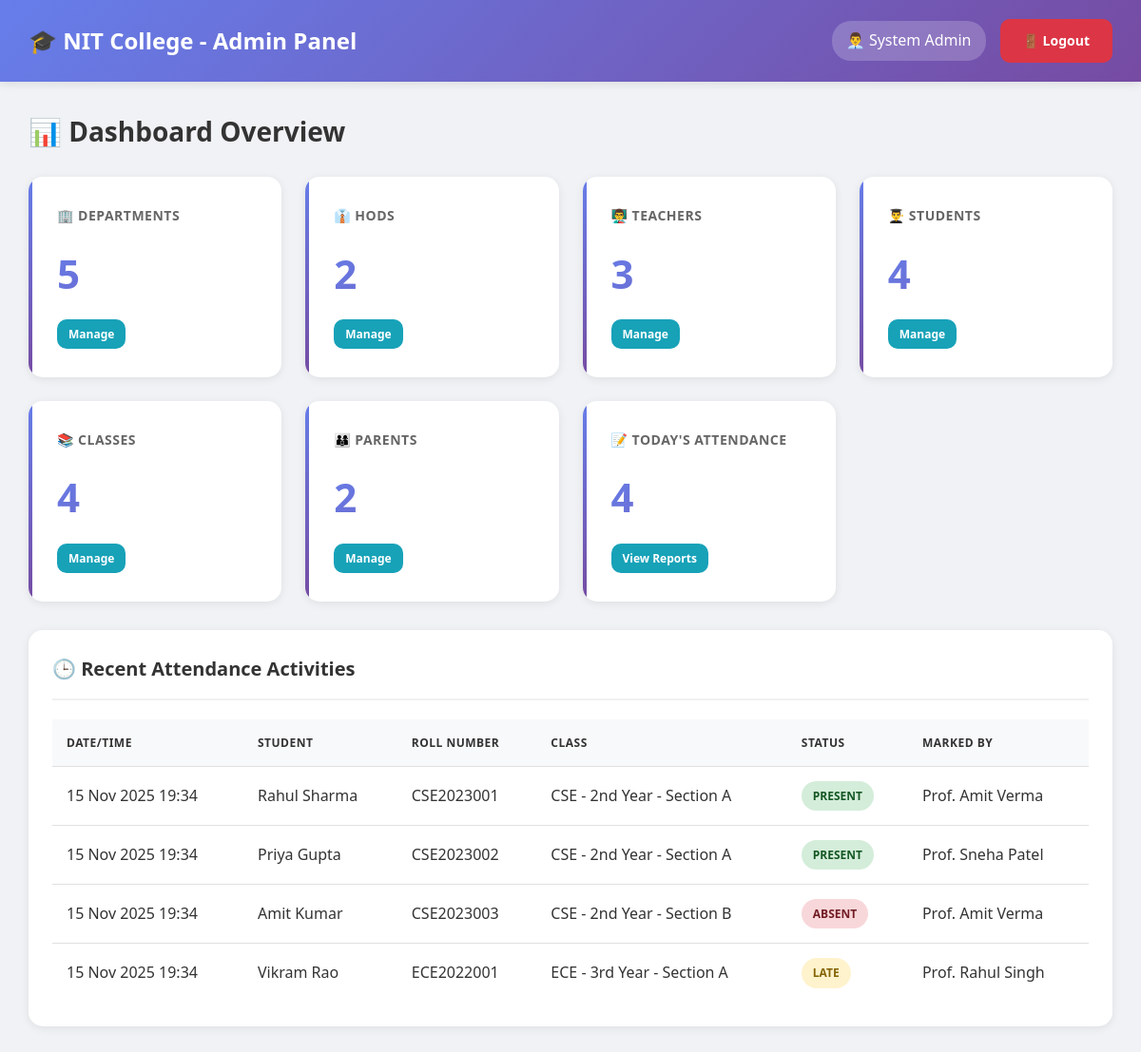
/admin/index.php (signed in), run on the app's committed database.
### tables this page shows
CREATE TABLE users (
    id INT AUTO_INCREMENT PRIMARY KEY,
    username VARCHAR(50) UNIQUE NOT NULL,
    password VARCHAR(255) NOT NULL,
    full_name VARCHAR(100) NOT NULL,
    email VARCHAR(100) UNIQUE NOT NULL,
    phone VARCHAR(15),
    role ENUM('admin', 'hod', 'teacher') NOT NULL,
    department_id INT DEFAULT NULL,
    is_active TINYINT(1) DEFAULT 1,
    created_at TIMESTAMP DEFAULT CURRENT_TIMESTAMP,
    FOREIGN KEY (department_id) REFERENCES departments(id) ON DELETE SET NULL
);

CREATE TABLE student_attendance (
    id INT AUTO_INCREMENT PRIMARY KEY,
    student_id INT NOT NULL,
    class_id INT NOT NULL,
    attendance_date DATE NOT NULL,
    status ENUM('present', 'absent', 'late') NOT NULL,
    marked_by INT NOT NULL,
    remarks TEXT,
    marked_at TIMESTAMP DEFAULT CURRENT_TIMESTAMP,
    FOREIGN KEY (student_id) REFERENCES students(id) ON DELETE CASCADE,
    FOREIGN KEY (class_id) REFERENCES classes(id) ON DELETE CASCADE,
    FOREIGN KEY (marked_by) REFERENCES users(id) ON DELETE CASCADE,
    UNIQUE KEY unique_attendance (student_id, class_id, attendance_date)
);

CREATE TABLE students (
    id INT AUTO_INCREMENT PRIMARY KEY,
    roll_number VARCHAR(50) UNIQUE NOT NULL,
    full_name VARCHAR(100) NOT NULL,
    email VARCHAR(100) UNIQUE NOT NULL,
    phone VARCHAR(15),
    password VARCHAR(255) NOT NULL,
    department_id INT NOT NULL,
    class_id INT NOT NULL,
    year INT NOT NULL,
    semester INT NOT NULL,
    admission_year VARCHAR(10),
    is_active TINYINT(1) DEFAULT 1,
    created_at TIMESTAMP DEFAULT CURRENT_TIMESTAMP,
    FOREIGN KEY (department_id) REFERENCES departments(id) ON DELETE CASCADE,
    FOREIGN KEY (class_id) REFERENCES classes(id) ON DELETE CASCADE
);

CREATE TABLE classes (
    id INT AUTO_INCREMENT PRIMARY KEY,
    class_name VARCHAR(100) NOT NULL,
    department_id INT NOT NULL,
    year INT NOT NULL,
    section VARCHAR(10) NOT NULL,
    teacher_id INT NOT NULL,
    semester INT NOT NULL,
    academic_year VARCHAR(20) NOT NULL,
    created_at TIMESTAMP DEFAULT CURRENT_TIMESTAMP,
    FOREIGN KEY (department_id) REFERENCES departments(id) ON DELETE CASCADE,
    FOREIGN KEY (teacher_id) REFERENCES users(id) ON DELETE CASCADE
     
);

### db.php (called while the page is built, shortened)
<?php
$conn = new mysqli(DB_HOST, DB_USER, DB_PASS, DB_NAME);
$conn->set_charset("utf8mb4");
$conn->query("SET time_zone = '+05:30'");
function isLoggedIn() {
    return isset($_SESSION['user_id']) && isset($_SESSION['role']);
}
function getCurrentUser() {
    global $conn;
    $user_id = $_SESSION['user_id'];
    $role = $_SESSION['role'];
    if ($role === 'student') {
        $query = "SELECT * FROM students WHERE id = ?";
    } elseif ($role === 'parent') {
        $query = "SELECT * FROM parents WHERE id = ?";
    } else {
        $query = "SELECT * FROM users WHERE id = ?";
    }
    $stmt = $conn->prepare($query);
    $stmt->bind_param("i", $user_id);
    $stmt->execute();
    $result = $stmt->get_result();
    return $result->fetch_assoc();
}
?>

### admin/index.php (the view, shortened to what this page needs)
<?php
require_once '../db.php';
$user = getCurrentUser();
$stats = [];
$result = $conn->query("SELECT COUNT(*) as count FROM departments");
$stats['departments'] = $result->fetch_assoc()['count'];
$result = $conn->query("SELECT COUNT(*) as count FROM users WHERE role = 'hod' AND is_active = 1");
$stats['hods'] = $result->fetch_assoc()['count'];
$result = $conn->query("SELECT COUNT(*) as count FROM users WHERE role = 'teacher' AND is_active = 1");
$stats['teachers'] = $result->fetch_assoc()['count'];
$result = $conn->query("SELECT COUNT(*) as count FROM students WHERE is_active = 1");
$stats['students'] = $result->fetch_assoc()['count'];
$result = $conn->query("SELECT COUNT(*) as count FROM classes");
$stats['classes'] = $result->fetch_assoc()['count'];
$result = $conn->query("SELECT COUNT(*) as count FROM parents");
$stats['parents'] = $result->fetch_assoc()['count'];
$result = $conn->query("SELECT COUNT(*) as count FROM student_attendance WHERE attendance_date = CURDATE()");
$stats['today_attendance'] = $result->fetch_assoc()['count'];
$recent_query = "SELECT sa.*, s.full_name as student_name, s.roll_number,
                 c.class_name, u.full_name as teacher_name
                 FROM student_attendance sa
                 JOIN students s ON sa.student_id = s.id
                 JOIN classes c ON sa.class_id = c.id
                 JOIN users u ON sa.marked_by = u.id
                 ORDER BY sa.marked_at DESC LIMIT 10";
$recent_activities = $conn->query($recent_query);
?>
<!DOCTYPE html>
<html lang="en">
<head>
    <link rel="stylesheet" href="../assets/style.css">
</head>
<body>
    <nav class="navbar">
        <div>
            <h1>🎓 NIT College - Admin Panel</h1>
        </div>
        <div class="user-info">
            <span>👨‍💼 <?php echo htmlspecialchars($user['full_name']); ?></span>
            <a href="../logout.php" class="btn btn-danger">🚪 Logout</a>
        </div>
    </nav>
    <div class="main-content">
        <h2>📊 Dashboard Overview</h2>
        <div class="stats-grid">
            <div class="stat-card">
                <h3>🏢 Departments</h3>
                <div class="stat-value"><?php echo $stats['departments']; ?></div>
                <a href="manage_departments.php" class="btn btn-info btn-sm">Manage</a>
            </div>
            <div class="stat-card">
                <h3>👔 HODs</h3>
                <div class="stat-value"><?php echo $stats['hods']; ?></div>
                <a href="manage_hod.php" class="btn btn-info btn-sm">Manage</a>
            </div>
            <div class="stat-card">
                <h3>👨‍🏫 Teachers</h3>
                <div class="stat-value"><?php echo $stats['teachers']; ?></div>
                <a href="manage_teachers.php" class="btn btn-info btn-sm">Manage</a>
            </div>
            <div class="stat-card">
                <h3>👨‍🎓 Students</h3>
                <div class="stat-value"><?php echo $stats['students']; ?></div>
                <a href="manage_students.php" class="btn btn-info btn-sm">Manage</a>
            </div>
            <div class="stat-card">
                <h3>📚 Classes</h3>
                <div class="stat-value"><?php echo $stats['classes']; ?></div>
                <a href="manage_classes.php" class="btn btn-info btn-sm">Manage</a>
            </div>
            <div class="stat-card">
                <h3>👨‍👩‍👦 Parents</h3>
                <div class="stat-value"><?php echo $stats['parents']; ?></div>
                <a href="manage_parents.php" class="btn btn-info btn-sm">Manage</a>
            </div>
            <div class="stat-card">
                <h3>📝 Today's Attendance</h3>
                <div class="stat-value"><?php echo $stats['today_attendance']; ?></div>
                <a href="view_attendance_reports.php" class="btn btn-info btn-sm">View Reports</a>
            </div>
        </div>
        <div class="table-container">
            <h3>🕒 Recent Attendance Activities</h3>
            <?php if ($recent_activities->num_rows > 0): ?>
                <table>
                    <thead>
                        <tr>
                            <th>Date/Time</th>
                            <th>Student</th>
                            <th>Roll Number</th>
                            <th>Class</th>
                            <th>Status</th>
                            <th>Marked By</th>
                        </tr>
                    </thead>
                    <tbody>
                        <?php while ($activity = $recent_activities->fetch_assoc()): ?>
                        <tr>
                            <td><?php echo date('d M Y H:i', strtotime($activity['marked_at'])); ?></td>
                            <td><?php echo htmlspecialchars($activity['student_name']); ?></td>
                            <td><?php echo htmlspecialchars($activity['roll_number']); ?></td>
                            <td><?php echo htmlspecialchars($activity['class_name']); ?></td>
                            <td>
                                <?php
                                $status_class = '';
                                if ($activity['status'] === 'present') $status_class = 'badge-success';
                                elseif ($activity['status'] === 'absent') $status_class = 'badge-danger';
                                else $status_class = 'badge-warning';
                                ?>
                                <span class="badge <?php echo $status_class; ?>">
                                    <?php echo strtoupper($activity['status']); ?>
                                </span>
                            </td>
                            <td><?php echo htmlspecialchars($activity['teacher_name']); ?></td>
                        </tr>
                        <?php endwhile; ?>
                    </tbody>
                </table>
            <?php else: ?>
                <div class="alert alert-info">No recent attendance activities</div>
            <?php endif; ?>
        </div>
    </div>
</body>
</html>

### assets/style.css (style rules this page uses)
* { margin: 0; padding: 0; box-sizing: border-box; }
body { font-family: 'Segoe UI', Tahoma, Geneva, Verdana, sans-serif; background: #f0f2f5; color: #333; line-height: 1.6; }
.btn { padding: 12px 24px; border: none; border-radius: 10px; font-size: 14px; font-weight: 600; cursor: pointer; transition: all 0.3s ease; text-decoration: none; display: inline-block; text-align: center; }
.btn-danger { background: #dc3545; color: white; }
.btn-info { background: #17a2b8; color: white; }
.btn-sm { padding: 6px 12px; font-size: 12px; }
.navbar { background: linear-gradient(135deg, #667eea 0%, #764ba2 100%); color: white; padding: 20px 30px; display: flex; justify-content: space-between; align-items: center; box-shadow: 0 2px 10px rgba(0, 0, 0, 0.1); position: sticky; top: 0; z-index: 100; }
.navbar h1 { font-size: 24px; font-weight: 600; }
.navbar .user-info { display: flex; align-items: center; gap: 15px; }
.navbar .user-info span { background: rgba(255, 255, 255, 0.2); padding: 8px 15px; border-radius: 20px; }
.main-content { padding: 30px; max-width: 1400px; margin: 0 auto; }
.main-content h2 { margin-bottom: 25px; color: #333; font-size: 28px; }
.main-content h3 { margin-bottom: 20px; color: #333; font-size: 20px; }
.stats-grid { display: grid; grid-template-columns: repeat(auto-fit, minmax(250px, 1fr)); gap: 25px; margin-bottom: 30px; }
.stat-card { background: white; padding: 30px; border-radius: 15px; box-shadow: 0 2px 10px rgba(0, 0, 0, 0.08); transition: all 0.3s ease; position: relative; overflow: hidden; }
.stat-card::before { content: ''; position: absolute; top: 0; left: 0; width: 4px; height: 100%; background: linear-gradient(135deg, #667eea 0%, #764ba2 100%); }
.stat-card h3 { font-size: 14px; color: #666; margin-bottom: 15px; text-transform: uppercase; letter-spacing: 0.5px; }
.stat-card .stat-value { font-size: 42px; font-weight: bold; background: linear-gradient(135deg, #667eea 0%, #764ba2 100%); -webkit-background-clip: text; -webkit-text-fill-color: transparent; background-clip: text; margin-bottom: 15px; }
.table-container { background: white; border-radius: 15px; padding: 25px; box-shadow: 0 2px 10px rgba(0, 0, 0, 0.08); overflow-x: auto; margin-bottom: 30px; }
.table-container h3 { margin-bottom: 20px; color: #333; font-size: 20px; padding-bottom: 15px; border-bottom: 2px solid #f0f0f0; }
table { width: 100%; border-collapse: collapse; }
table thead { background: #f8f9fa; }
table th, table td { padding: 15px; text-align: left; border-bottom: 1px solid #e0e0e0; }
table th { font-weight: 600; color: #333; text-transform: uppercase; font-size: 12px; letter-spacing: 0.5px; }
table tr:last-child td { border-bottom: none; }
.badge { padding: 6px 12px; border-radius: 20px; font-size: 12px; font-weight: 600; display: inline-block; }
.badge-success { background: #d4edda; color: #155724; }
.badge-danger { background: #f8d7da; color: #721c24; }
.badge-warning { background: #fff3cd; color: #856404; }

### data on the page
users: full_name "System Admin"
student_attendance: marked_at "15 Nov 2025 19:34", student.full_name "Rahul Sharma", student.roll_number "CSE2023001", class.class_name "CSE - 2nd Year - Section A", status "PRESENT", marked_by.full_name "Prof. Amit Verma"
student_attendance: marked_at "15 Nov 2025 19:34", student.full_name "Priya Gupta", student.roll_number "CSE2023002", class.class_name "CSE - 2nd Year - Section A", status "PRESENT", marked_by.full_name "Prof. Sneha Patel"
student_attendance: marked_at "15 Nov 2025 19:34", student.full_name "Amit Kumar", student.roll_number "CSE2023003", class.class_name "CSE - 2nd Year - Section B", status "ABSENT", marked_by.full_name "Prof. Amit Verma"
student_attendance: marked_at "15 Nov 2025 19:34", student.full_name "Vikram Rao", student.roll_number "ECE2022001", class.class_name "ECE - 3rd Year - Section A", status "LATE", marked_by.full_name "Prof. Rahul Singh"

### other printed values
$stats['departments'] "5"
$stats['hods'] "2"
$stats['teachers'] "3"
$stats['students'] "4"
$stats['classes'] "4"
$stats['parents'] "2"
$stats['today_attendance'] "4"
